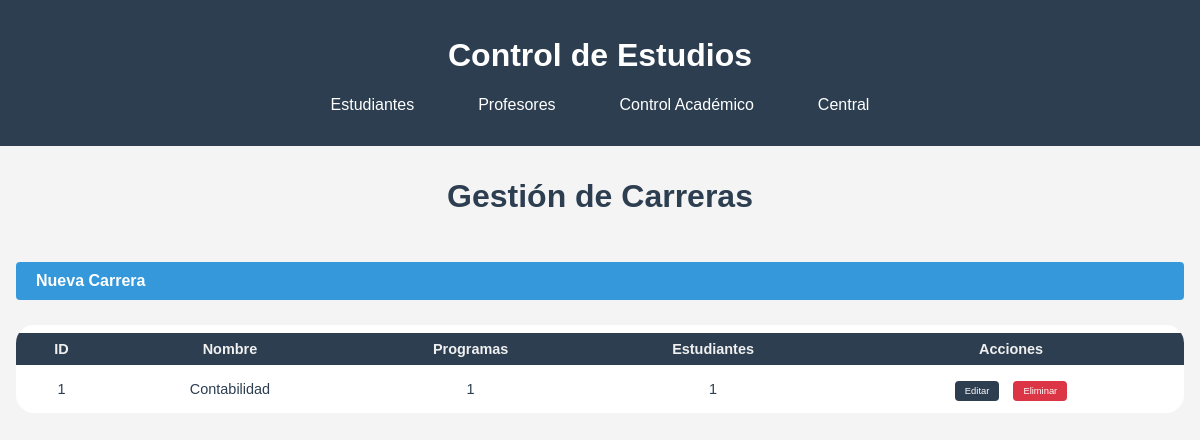
The app's page /control_academico/carreras with its own data.
### modulos/control_academico/models.py (models this page shows, shortened)
class Carrera(db.Model):
    __tablename__ = 'carreras'
    id = db.Column(db.Integer, primary_key=True)
    nombre = db.Column(db.String(100), nullable=False, unique=True)
    programas = db.relationship('Programa', back_populates='carrera')
    estudiantes = db.relationship('Estudiante', back_populates='carrera')

### modulos/control_academico/routes.py (the view)
@bp.route('/carreras')
def listar_carreras():
    carreras = Carrera.query.all()
    return render_template('control_academico/carreras.html', carreras=carreras)

### modulos/control_academico/templates/control_academico/carreras.html (shortened to what this page needs)
{% extends "central/base.html" %}
{% block content %}
<div class="welcome-container">
    <h1 class="titulo-estudiantes">Gestión de Carreras</h1>
    <div class="tabla-estudiantes-contenedor">
        <a href="{{ url_for('control_academico.crear_carrera') }}" class="btn-nuevo-estudiante">Nueva Carrera</a>
        <table class="tabla-estudiantes">
            <thead>
                <tr>
                    <th>ID</th>
                    <th>Nombre</th>
                    <th>Programas</th>
                    <th>Estudiantes</th>
                    <th>Acciones</th>
                </tr>
            </thead>
            <tbody>
                {% for carrera in carreras %}
                <tr>
                    <td>{{ carrera.id }}</td>
                    <td>{{ carrera.nombre }}</td>
                    <td>{{ carrera.programas|length }}</td>
                    <td>{{ carrera.estudiantes|length }}</td>
                    <td>
                        <a href="{{ url_for('control_academico.editar_carrera', id=carrera.id) }}" class="btn-accion editar">Editar</a>
                        <a href="{{ url_for('control_academico.eliminar_carrera', id=carrera.id) }}" class="btn-accion eliminar" onclick="return confirm('¿Estás seguro de que quieres eliminar esta carrera?')">Eliminar</a>
                    </td>
                </tr>
                {% endfor %}
            </tbody>
        </table>
    </div>
</div>
{% endblock %}

### modulos/static/css/style.css (style rules this page uses)
body { font-family: Arial, sans-serif; margin: 0; padding: 0; background-color: #f4f4f4; }
.welcome-container { max-width: 1200px; margin: 2rem auto; padding: 0 1rem; }
.welcome-container h1 { text-align: center; color: #2c3e50; margin-bottom: 2rem; }
.titulo-estudiantes { text-align: center; margin-top: 20px; color: #2c3e50; }
a { text-decoration: none ; }
.btn-nuevo-estudiante { text-decoration: none; display: block; margin: 15px auto 25px auto; padding: 10px 20px; background-color: #3498db; color: white; border: none; border-radius: 4px; font-weight: bold; cursor: pointer; transition: background 0.2s; }
.tabla-estudiantes-contenedor { overflow-x: auto; margin: 0 auto; max-width: 2000px; }
.tabla-estudiantes { width: 100%; max-width: 1500; margin: 0 auto 30px auto; border-collapse: separate; border-spacing: 0 8px; border-radius: 18px; margin-bottom: 30px; background: #fff; overflow: hidden; }
.tabla-estudiantes th, .tabla-estudiantes td { padding: 8px 12px; text-align: center; }
.tabla-estudiantes, .tabla-estudiantes th, .tabla-estudiantes td { font-family: Arial, sans-serif; font-size: 0.95em; color: #2c3e50; }
.tabla-estudiantes th { background-color: #2c3e50; color: #f1f0f0; }
.btn-accion { padding: 2px 6px; border-radius: 2px; text-decoration: none; font-size: 0.65em; margin: 0 1px; }
.btn-accion.editar { background: #2c3e50; color: white; }
.btn-accion.eliminar { background: #2c3e50; color: white; }
.btn-accion { padding: 5px 10px; border-radius: 4px; text-decoration: none; color: white; margin: 0 5px; }
.btn-accion.eliminar { background-color: #dc3545; }

### records on screen
Carrera: id "1", nombre "Contabilidad", programas|length "1", estudiantes|length "1"
